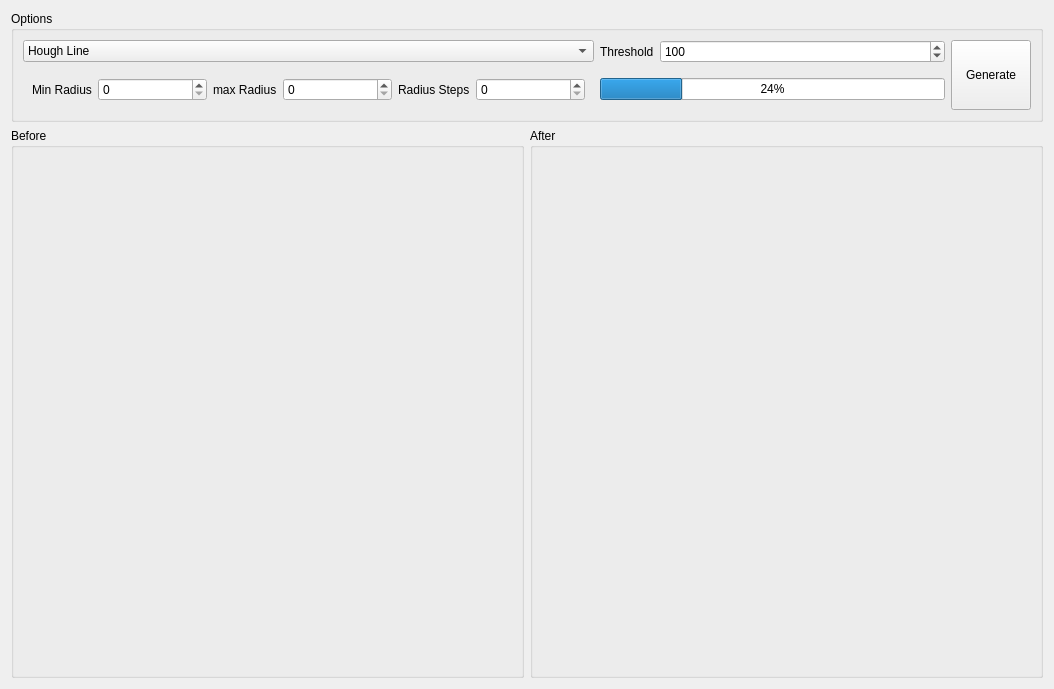
<?xml version="1.0" encoding="UTF-8"?>
<ui version="4.0">
 <class>page4</class>
 <widget class="QWidget" name="page4">
  <property name="geometry">
   <rect>
    <x>0</x>
    <y>0</y>
    <width>1054</width>
    <height>689</height>
   </rect>
  </property>
  <property name="windowTitle">
   <string>Form</string>
  </property>
  <layout class="QGridLayout" name="gridLayout">
   <item row="1" column="0">
    <widget class="QGroupBox" name="groupBox_2">
     <property name="title">
      <string>Before</string>
     </property>
     <layout class="QVBoxLayout" name="verticalLayout">
      <item>
       <widget class="Clickable" name="image1">
        <property name="text">
         <string/>
        </property>
        <property name="alignment">
         <set>Qt::AlignCenter</set>
        </property>
       </widget>
      </item>
     </layout>
    </widget>
   </item>
   <item row="1" column="1">
    <widget class="QGroupBox" name="groupBox_3">
     <property name="title">
      <string>After</string>
     </property>
     <layout class="QHBoxLayout" name="horizontalLayout_4">
      <item>
       <widget class="QLabel" name="image2">
        <property name="text">
         <string/>
        </property>
        <property name="alignment">
         <set>Qt::AlignCenter</set>
        </property>
       </widget>
      </item>
     </layout>
    </widget>
   </item>
   <item row="0" column="0" colspan="2">
    <widget class="QGroupBox" name="groupBox">
     <property name="sizePolicy">
      <sizepolicy hsizetype="Preferred" vsizetype="Maximum">
       <horstretch>0</horstretch>
       <verstretch>0</verstretch>
      </sizepolicy>
     </property>
     <property name="title">
      <string>Options</string>
     </property>
     <layout class="QGridLayout" name="gridLayout_2">
      <item row="1" column="2" colspan="2">
       <widget class="QProgressBar" name="progressBar">
        <property name="sizePolicy">
         <sizepolicy hsizetype="Preferred" vsizetype="Fixed">
          <horstretch>0</horstretch>
          <verstretch>0</verstretch>
         </sizepolicy>
        </property>
        <property name="value">
         <number>24</number>
        </property>
       </widget>
      </item>
      <item row="1" column="0" colspan="2">
       <widget class="QStackedWidget" name="stackedWidget">
        <property name="sizePolicy">
         <sizepolicy hsizetype="Preferred" vsizetype="Preferred">
          <horstretch>0</horstretch>
          <verstretch>0</verstretch>
         </sizepolicy>
        </property>
        <property name="currentIndex">
         <number>1</number>
        </property>
        <widget class="QWidget" name="page">
         <layout class="QHBoxLayout" name="horizontalLayout">
          <item>
           <widget class="QLabel" name="label_2">
            <property name="sizePolicy">
             <sizepolicy hsizetype="Maximum" vsizetype="Preferred">
              <horstretch>0</horstretch>
              <verstretch>0</verstretch>
             </sizepolicy>
            </property>
            <property name="text">
             <string>Angle Resolution</string>
            </property>
           </widget>
          </item>
          <item>
           <widget class="QDoubleSpinBox" name="HoughLineAngleSpin">
            <property name="singleStep">
             <double>0.500000000000000</double>
            </property>
            <property name="value">
             <double>1.000000000000000</double>
            </property>
           </widget>
          </item>
          <item>
           <spacer name="horizontalSpacer_2">
            <property name="orientation">
             <enum>Qt::Horizontal</enum>
            </property>
            <property name="sizeType">
             <enum>QSizePolicy::Preferred</enum>
            </property>
            <property name="sizeHint" stdset="0">
             <size>
              <width>40</width>
              <height>20</height>
             </size>
            </property>
           </spacer>
          </item>
         </layout>
        </widget>
        <widget class="QWidget" name="page_2">
         <layout class="QHBoxLayout" name="horizontalLayout_2">
          <item>
           <widget class="QLabel" name="label_3">
            <property name="sizePolicy">
             <sizepolicy hsizetype="Maximum" vsizetype="Preferred">
              <horstretch>0</horstretch>
              <verstretch>0</verstretch>
             </sizepolicy>
            </property>
            <property name="text">
             <string>Min Radius</string>
            </property>
           </widget>
          </item>
          <item>
           <widget class="QSpinBox" name="circleMinRadiusSpin">
            <property name="maximum">
             <number>500</number>
            </property>
           </widget>
          </item>
          <item>
           <widget class="QLabel" name="label_4">
            <property name="sizePolicy">
             <sizepolicy hsizetype="Maximum" vsizetype="Preferred">
              <horstretch>0</horstretch>
              <verstretch>0</verstretch>
             </sizepolicy>
            </property>
            <property name="text">
             <string>max Radius</string>
            </property>
           </widget>
          </item>
          <item>
           <widget class="QSpinBox" name="circleMaxRadiusSpin">
            <property name="maximum">
             <number>500</number>
            </property>
           </widget>
          </item>
          <item>
           <widget class="QLabel" name="label_5">
            <property name="sizePolicy">
             <sizepolicy hsizetype="Maximum" vsizetype="Preferred">
              <horstretch>0</horstretch>
              <verstretch>0</verstretch>
             </sizepolicy>
            </property>
            <property name="text">
             <string>Radius Steps</string>
            </property>
           </widget>
          </item>
          <item>
           <widget class="QSpinBox" name="circleRadiusStepSpin"/>
          </item>
         </layout>
        </widget>
        <widget class="QWidget" name="page_3">
         <layout class="QHBoxLayout" name="horizontalLayout_3">
          <item>
           <widget class="QLabel" name="label_6">
            <property name="sizePolicy">
             <sizepolicy hsizetype="Maximum" vsizetype="Preferred">
              <horstretch>0</horstretch>
              <verstretch>0</verstretch>
             </sizepolicy>
            </property>
            <property name="text">
             <string>Min Radius</string>
            </property>
           </widget>
          </item>
          <item>
           <widget class="QSpinBox" name="ellipseMinRadius"/>
          </item>
          <item>
           <widget class="QLabel" name="label_7">
            <property name="sizePolicy">
             <sizepolicy hsizetype="Maximum" vsizetype="Preferred">
              <horstretch>0</horstretch>
              <verstretch>0</verstretch>
             </sizepolicy>
            </property>
            <property name="text">
             <string>Max Radius</string>
            </property>
           </widget>
          </item>
          <item>
           <widget class="QSpinBox" name="ellipseMaxRadius"/>
          </item>
         </layout>
        </widget>
       </widget>
      </item>
      <item row="0" column="3">
       <widget class="QSpinBox" name="thresholdSpin">
        <property name="sizePolicy">
         <sizepolicy hsizetype="Preferred" vsizetype="Fixed">
          <horstretch>0</horstretch>
          <verstretch>0</verstretch>
         </sizepolicy>
        </property>
        <property name="maximum">
         <number>300</number>
        </property>
        <property name="value">
         <number>100</number>
        </property>
       </widget>
      </item>
      <item row="0" column="2">
       <widget class="QLabel" name="label">
        <property name="sizePolicy">
         <sizepolicy hsizetype="Maximum" vsizetype="Preferred">
          <horstretch>0</horstretch>
          <verstretch>0</verstretch>
         </sizepolicy>
        </property>
        <property name="text">
         <string>Threshold</string>
        </property>
       </widget>
      </item>
      <item row="0" column="4" rowspan="2">
       <widget class="QPushButton" name="generateBtn">
        <property name="sizePolicy">
         <sizepolicy hsizetype="Maximum" vsizetype="Preferred">
          <horstretch>0</horstretch>
          <verstretch>0</verstretch>
         </sizepolicy>
        </property>
        <property name="text">
         <string>Generate</string>
        </property>
       </widget>
      </item>
      <item row="0" column="0" colspan="2">
       <widget class="QComboBox" name="comboBox">
        <item>
         <property name="text">
          <string>Hough Line</string>
         </property>
        </item>
        <item>
         <property name="text">
          <string>Hough Circle</string>
         </property>
        </item>
        <item>
         <property name="text">
          <string>Hough Ellipse</string>
         </property>
        </item>
       </widget>
      </item>
     </layout>
    </widget>
   </item>
  </layout>
 </widget>
 <customwidgets>
  <customwidget>
   <class>Clickable</class>
   <extends>QLabel</extends>
   <header location="global">clickable.h</header>
   <slots>
    <signal>clicked()</signal>
   </slots>
  </customwidget>
 </customwidgets>
 <resources/>
 <connections/>
</ui>
